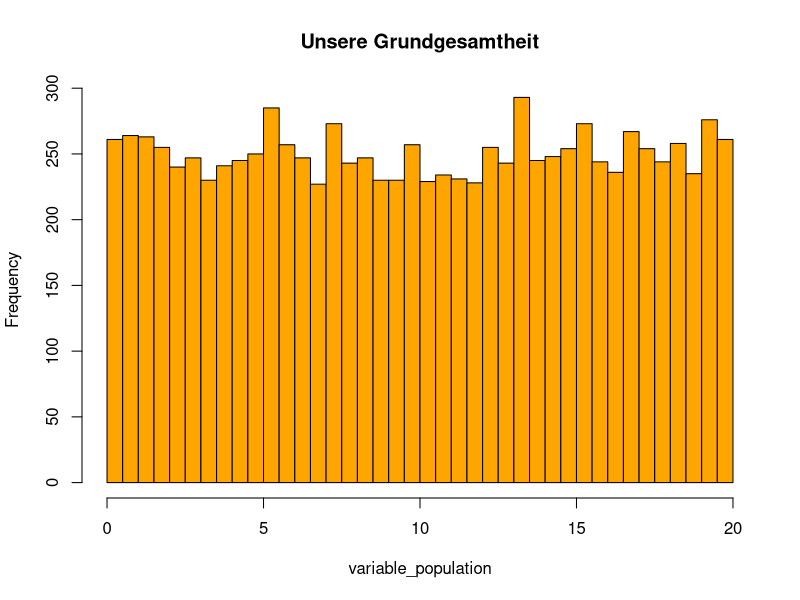
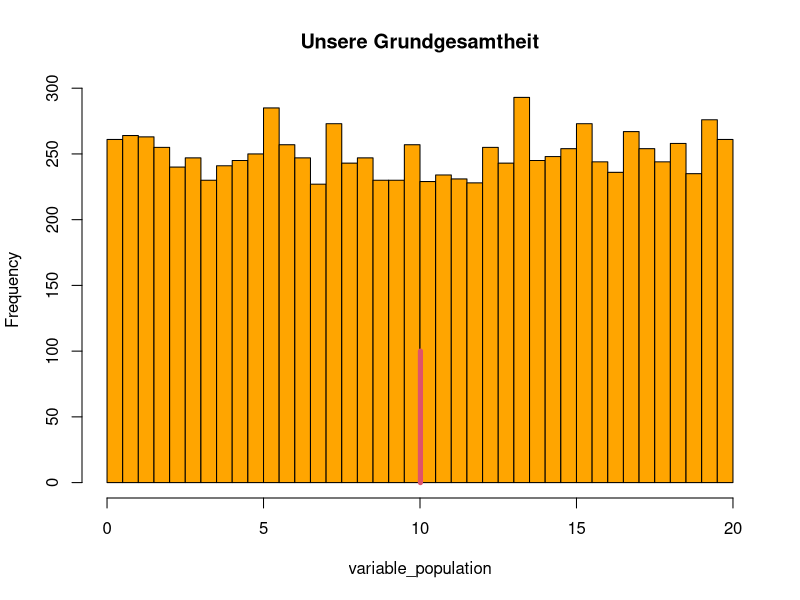
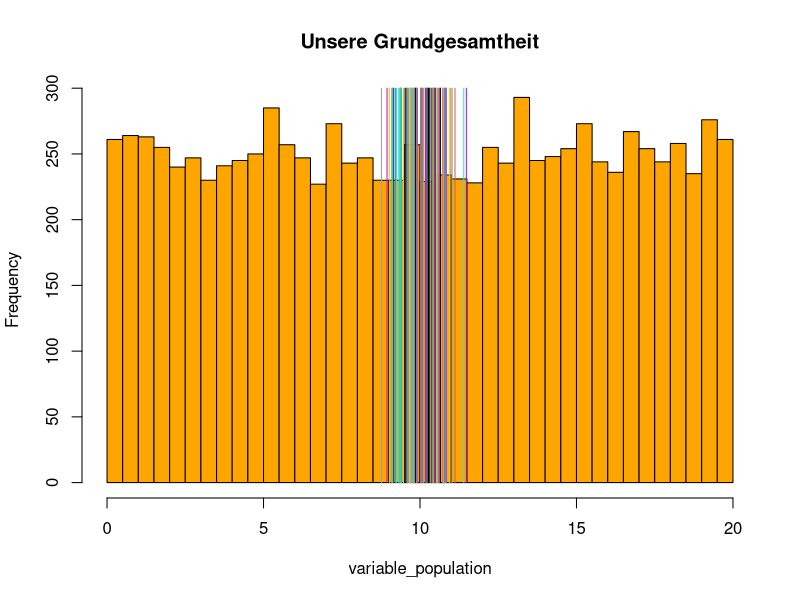
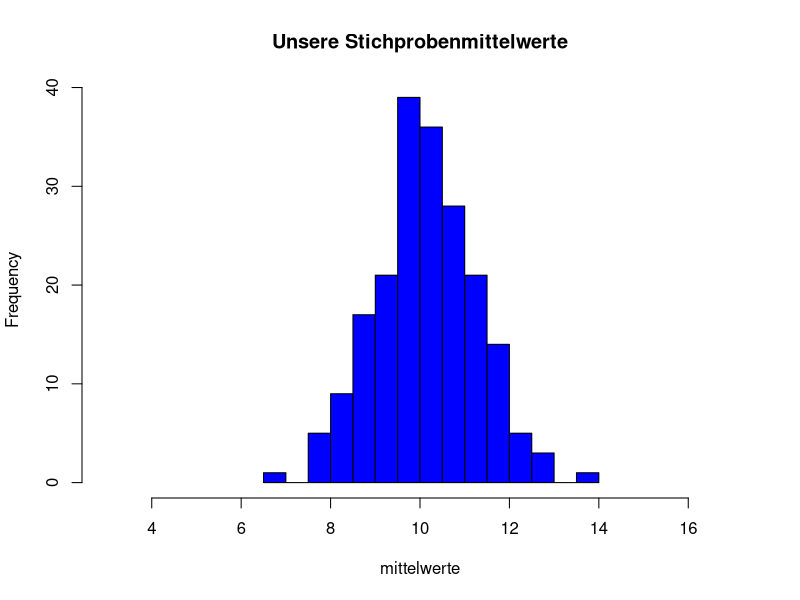
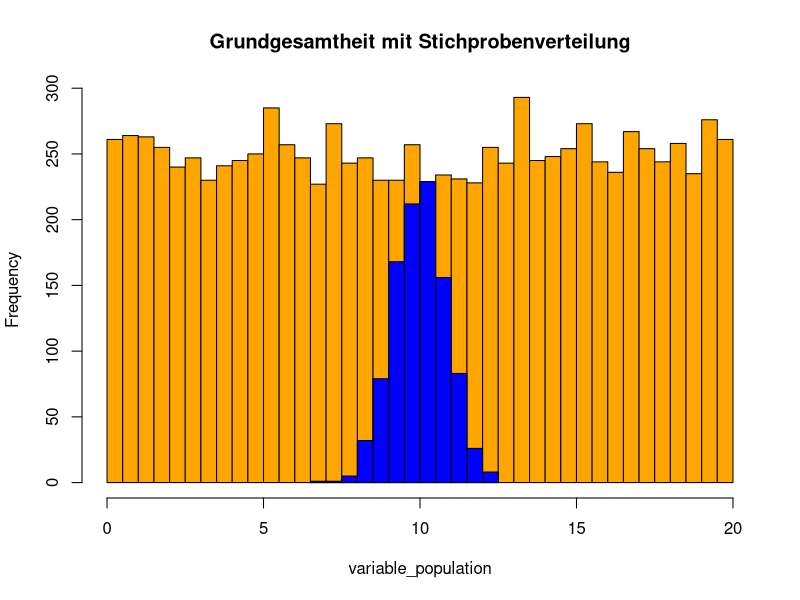

These charts were generated, in order, by the following R code:
# Skript zu Simulation des Standardfehlers

#Ebene der Grundgesamtheit

variable_population <- runif(10000,
                             min = 0,
                             max = 20)
mean(variable_population)
sd(variable_population)
hist(variable_population,
     breaks = 30,
     col="orange",
     main="Unsere Grundgesamtheit",
     xlim = c(0,20)
     )

#Ebene der einzelnen Stichprobe

sample1 <- sample(variable_population, 100)
mean(sample1)
mean(variable_population)
hist(variable_population,
     breaks = 30,
     col="orange",
     main="Unsere Grundgesamtheit",
     xlim = c(0,20)
     )
points(rep(mean(sample1), 2),
       c(0, 100),
       type = "l",
       col = 2,
       lwd = 5)

# Ebene der einzelnen Stichprobe als *Loop*

hist(variable_population,
     breaks = 30,
     col = "orange",
     main="Unsere Grundgesamtheit",
     xlim = c(0,20)
     )

for (i in 1:100) {
sample1 <- sample(variable_population, 100)
points(rep(mean(sample1), 2),
       c(0, 300),
       type = "l",
       col = i,
       lwd = 1)
}


# Stichprobenziehung als *Funktion*

meine_samples <- function(x, n, trials) {
variable_sample <- sample(x, n)
for (i in 1:(trials - 1)){
variable_sample <- cbind(variable_sample, sample(x, n))
}
return(variable_sample)
}

stichproben_200 <- meine_samples(variable_population, 30, 200)


# Ebene der Stichprobenverteilung

mittelwerte <- apply(stichproben_200, 2, mean)
hist(mittelwerte,
     breaks = 10,
     col = "blue",
     main = "Unsere Stichprobenmittelwerte",
     xlim=c(3,17)
     )


# *Gemeinsame Darstellung* der Stichprobenverteilung in der Grundgesamtheit anhand der Histogramme

hist(variable_population,
     breaks = 30,
     col = "orange",
     main = "Grundgesamtheit mit Stichprobenverteilung",
     xlim = c(0, 20),
     )

mittelwerte_samples <- apply(meine_samples(variable_population,
                                           50,
                                           1000),
                             2,
                             mean)

hist(mittelwerte_samples,
     breaks = 10,
     col = "blue",
     add = T)
